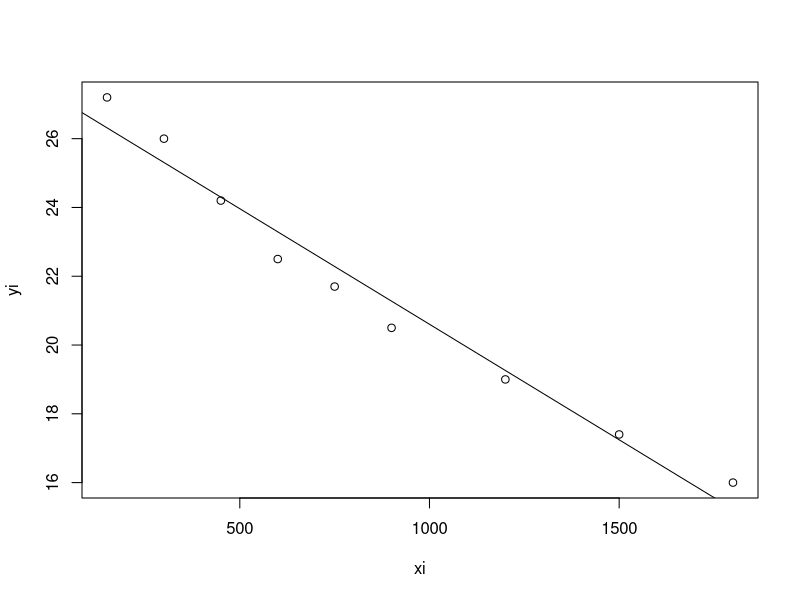

The R source for this figure: (Note: this script raises an error after producing the figure.)
#zad 1
x=c(225,236,312,238,241,196,205,259,218)#przed kuracja
y=c(216,195,245,235,221,170,180,265,179)#po kuracji

#test dla prob zaleznych
#zalozenie:normalnosc rozkladu roznicy zmiennych 
#H0:rozklad roznicy zmirnnych jest normalny H1~H0
shapiro.test(x-y)
#stat.testowe W = 0.96898
#p-value = 0.8858
#alfa = 0.01
#brak podstaw do odrzucenia H0

#test t Studenta dla prob zaleznych
#H0:m1 - m2 = 0 nie wplywa
#H1:m1 - m2 > 0 wplywa
t.test(x,y,paired = T,alternative = 'g')
#stat.testowe t = 3.3633
#p-value = 0.004942
#alfa = 0.01
#alfa wieksze niz p-value wiec odrzucamy H0 i przyjmujemy hipoteze H1 zatem leczenie statynami skutecznie wplywa na obnizenie skutecznie cholesteroru

#zad2 
xi=c(150,300,450,600,750,900,1200,1500,1800)#zmienna niezalezna
yi=c(27.2,26.0,24.2,22.5,21.7,20.5,19.0,17.4,16.0)#zmienna zalezna 
#A
#wykres punktow wmpirycznych
plot(xi,yi)

#B
#wspolczynnik korelacji liniowej
cor(xi,yi)
# r = -0.98
#r<0.50 korelacja slaba
#0.7>r>0.5 korelacja umiarkowana
#r>0.7 korelacja silna 
#-r korelacja ujemna
#interpretacja wspolczynnika korelacji: pomiedzy wysokoscia nad poziomem morza a temp powietrza isnieje bardzo silna zaleznosc korelacyjna ujemna czyli im wyzej nad poziomem morza tym nizsza temp

#C
#przedzial ufnosci dla wspol. korelacji w populacji
cor.test(xi,yi,conf.level = 0.95)
#przedzial o koncach -0.997 i -0.926 z prawdopodobienstwem 0.95 obejmuje wspolczynnik korelacji liniowej miedzy wysokoscia nad poziomem morza a temp. powietrza 

#D
#oszacownia funkcji regresji liniowej 
lm(yi~xi)
#postac funkcji regresji: y = 27.322 - 0.007x
#0.007x wspolczynnik regresji
#interpretacja wspolczynnika regresji: wspolczynnik regresji rowny 0.007 oznacza ze ze wzrostem wysokosci nad poziomem morza o 100m srednio biorac spada temperatura powierza o okolo 0.7 stopnia celciusza

#E
#wykres oszacowaje funkcji regresji
abline(lm(yi~xi))

#F
#test istotnosci wspolczynnika regresji w populacji i  oznaczonego beta 1
#H0: beta1=0
#H1:~H0
summary(lm(yi~xi))
#wartosc testowa: t =-14.89 (przedostatnia kolumana drugi wiersz)
#p-value = 1.48e-06(ostatnia kolumna 2 wiersz)
#alfa = 0.02
#odrzucamy hipoteza H0 przyjmujemy H1 zatem wspolczynnik regresji miedzy wysokoscia a temp powietrza jest istotny

#zad3
#test niezaleznosci chi^2
#X - wielkosc cebulki
#Y - pojawienie sie pedu kwiatostanowego
#H0:X,Y sa niezalezne 
#H1:~H0
chisq.test(matrix(c(152,52,8,188),2,2))

#statystyka testowa:chi^2 = 203.67
#p-value = 2.2e-16
#alfa 0.01
#odrzucamy hipoteza H0 przyjmujemy H1 zatem na poziomie istotnosci 0.01 mozna potwierdzic hipoteze ze rośliny cebuli wyhodowane z większych cebulek dymki wyrastają częściej w pędy kwiatostanowe.

#zad 4

x=c(87.5,56,67,82.5,92,59,90.5,80.5,65,92)#przed dieta
y=c(86,54,66,83,87,62,87,90,61,70)#po diecie
#test dla prob zaleznych
#zalozenie: normalnosc rozkladu roznicy zmiennych
#h0: rozklad roznicy zmiennych jest normalny    h1: nie h0

shapiro.test(x-y)
#statystyka testow W = 0.83934
#p-value = 0.04333
#alfa=0.05
#odrzucamy h0

#h0:m1-m2=0    h1:m1>m2 -> m1-m2>0
wilcox.test (x, y, paired=TRUE, alternative = 'g')
#V = 40, p-value = 0.1162
#alfa <p-value
#brak podstaw do odrzucanie h0 ze zastosowana dieta nie ma wplywu na wage 

#zad5 
xi=c(0.8,1.2,1.6,1.8,2.2,1.6,2.4,2.0)#zmienna niezalezna
yi=c(6,10,12,15,18,15,20,16)#zmienna zalezna 

#A
cor(xi,yi)
#r = 0.98
#interpretacja wspolczynnika korelacji: pomiedzy wilkoscia produkcji a liczba brakow isnieje bardzo silna zaleznosc korelacyjna czyli im wieksza produkcja tym wieksza liczba brakow
# b)
cor.test(produkcja,braki, conf.level = 0.98)
# przedział ufności o końcach 0.8581196 i 0.9976229 z prawdop. 0.98 obejmuje współczynnik korealacji liniowej między wielkością produkcji i liczbą braków
# c)
lm(braki~produkcja)
# postać funkcji regresji:  y: -0.3438 + 8.4375x
# INTERPRETACJA: współcznnik regresji równy 8.44 oznacza że ze wzrostem wysokości o 1000 sztuk, liczba braków wzrasta średnio o lekko ponad 8 sztuk
# d)
summary(lm(braki~produkcja))
# H0: β1 = 0
# H1: ~H0
# stat. testowa t = 12.425
# p-value = 1.66e-05
# alfa = 0.01
# WNIOSEK: odrzucamy H0, przyjmujemy H1, zatem współczynnik regresji między wielkością produkcji a liczbą braków jest istotny

#zad6
#test niezaleznosci chi^2
#X - wyksztalcenie
#Y - zadowolenie
#H0:X,Y sa niezalezne 
#H1:~H0
chisq.test(matrix(c(45,35,30,25,25,40),3,2))
#statystyka testowa:chi^2 = 6.8783
#p-value = 0.03209
#alfa 0.05
#odrzucamy hipoteza H0 przyjmujemy H1 zatem na poziomie istotnosci 0.05 mozna potwierdzic hipoteze ze rośliny cebuli wyhodowane z większych cebulek dymki wyrastają częściej w pędy kwiatostanowe.
